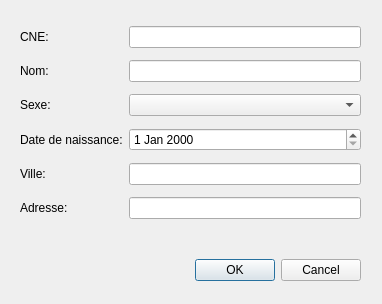
<?xml version="1.0" encoding="UTF-8"?>
<ui version="4.0">
 <class>StuDialog</class>
 <widget class="QDialog" name="StuDialog">
  <property name="geometry">
   <rect>
    <x>0</x>
    <y>0</y>
    <width>382</width>
    <height>304</height>
   </rect>
  </property>
  <property name="windowTitle">
   <string>Dialog</string>
  </property>
  <widget class="QDialogButtonBox" name="buttonBox">
   <property name="geometry">
    <rect>
     <x>120</x>
     <y>230</y>
     <width>241</width>
     <height>81</height>
    </rect>
   </property>
   <property name="orientation">
    <enum>Qt::Horizontal</enum>
   </property>
   <property name="standardButtons">
    <set>QDialogButtonBox::Cancel|QDialogButtonBox::Ok</set>
   </property>
  </widget>
  <widget class="QWidget" name="verticalLayoutWidget">
   <property name="geometry">
    <rect>
     <x>20</x>
     <y>20</y>
     <width>341</width>
     <height>211</height>
    </rect>
   </property>
   <layout class="QGridLayout" name="gridLayout">
    <item row="1" column="0">
     <widget class="QLabel" name="StuName">
      <property name="text">
       <string>Nom:</string>
      </property>
     </widget>
    </item>
    <item row="0" column="0">
     <widget class="QLabel" name="StuID">
      <property name="text">
       <string>CNE:</string>
      </property>
     </widget>
    </item>
    <item row="5" column="0">
     <widget class="QLabel" name="StuAdd">
      <property name="text">
       <string>Adresse:</string>
      </property>
     </widget>
    </item>
    <item row="5" column="1">
     <widget class="QLineEdit" name="AddEdit"/>
    </item>
    <item row="4" column="0">
     <widget class="QLabel" name="StuHome">
      <property name="text">
       <string>Ville:</string>
      </property>
     </widget>
    </item>
    <item row="0" column="1">
     <widget class="QLineEdit" name="IDEdit"/>
    </item>
    <item row="1" column="1">
     <widget class="QLineEdit" name="NameEdit"/>
    </item>
    <item row="4" column="1">
     <widget class="QLineEdit" name="HomeEdit"/>
    </item>
    <item row="3" column="1">
     <widget class="QDateEdit" name="BirthEdit"/>
    </item>
    <item row="2" column="0">
     <widget class="QLabel" name="StuSex">
      <property name="text">
       <string>Sexe:</string>
      </property>
     </widget>
    </item>
    <item row="3" column="0">
     <widget class="QLabel" name="StuBirth">
      <property name="text">
       <string>Date de naissance:</string>
      </property>
     </widget>
    </item>
    <item row="2" column="1">
     <widget class="QComboBox" name="SexBox"/>
    </item>
   </layout>
   <zorder>StuID</zorder>
   <zorder>StuName</zorder>
   <zorder>StuSex</zorder>
   <zorder>StuBirth</zorder>
   <zorder>StuAdd</zorder>
   <zorder>StuHome</zorder>
   <zorder>HomeEdit</zorder>
   <zorder>AddEdit</zorder>
   <zorder>NameEdit</zorder>
   <zorder>BirthEdit</zorder>
   <zorder>SexBox</zorder>
   <zorder>IDEdit</zorder>
  </widget>
  <zorder>verticalLayoutWidget</zorder>
  <zorder>buttonBox</zorder>
 </widget>
 <resources/>
 <connections>
  <connection>
   <sender>buttonBox</sender>
   <signal>accepted()</signal>
   <receiver>StuDialog</receiver>
   <slot>accept()</slot>
   <hints>
    <hint type="sourcelabel">
     <x>248</x>
     <y>254</y>
    </hint>
    <hint type="destinationlabel">
     <x>157</x>
     <y>274</y>
    </hint>
   </hints>
  </connection>
  <connection>
   <sender>buttonBox</sender>
   <signal>rejected()</signal>
   <receiver>StuDialog</receiver>
   <slot>reject()</slot>
   <hints>
    <hint type="sourcelabel">
     <x>316</x>
     <y>260</y>
    </hint>
    <hint type="destinationlabel">
     <x>286</x>
     <y>274</y>
    </hint>
   </hints>
  </connection>
 </connections>
</ui>
